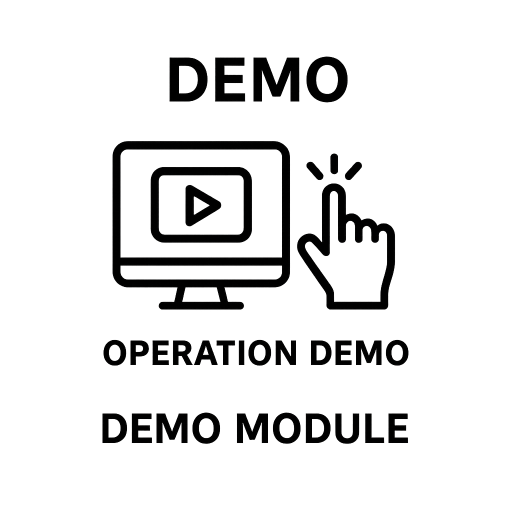
#> input picture static/images/demo.png, 1024 x 1024 px (shown at 1/2 size)
$ python 1.py
#> lines starting #> are read from the running program, lines starting #| are printed output that depends on the picture
import os
from PIL import Image

files_to_compress = [
    "demo.png", "120.png", "115.png", "decode.png", "evaluate.png",
    "simulate.png", "encode.png", "117.png", "114.png", "116.png",
    "113.png", "112.png"
]

def compress_png_keep_quality(input_path, output_path, target_min_kb=200, target_max_kb=300):
    """压缩 PNG，保持分辨率不变，仅减少颜色数，尽量控制在 200–300KB"""
#> called with input_path = 'static/images/demo.png', target_min_kb = 200, target_max_kb = 300
    img = Image.open(input_path)
#> img is the input picture: PIL image 1024x1024 RGBA; mean R, G, B, A 73.1, 72.9, 72.9, 25.8
    target_min, target_max = target_min_kb * 1024, target_max_kb * 1024

    colors = 256
    best_size = None

    while colors >= 16:
        paletted = img.convert("P", palette=Image.ADAPTIVE, colors=colors)
        paletted.save(output_path, format="PNG", optimize=True)
        size = os.path.getsize(output_path)

        if target_min <= size <= target_max:
            print(f"{os.path.basename(input_path)} -> {size/1024:.1f}KB (colors={colors})")
            return

        best_size = size
        colors //= 2  # 逐步减少颜色
#> this loop made 5 passes
#> pass 1, in compress_png_keep_quality, `paletted = img.convert("P", palette=Image.ADAPTIVE, colors=colors)`:
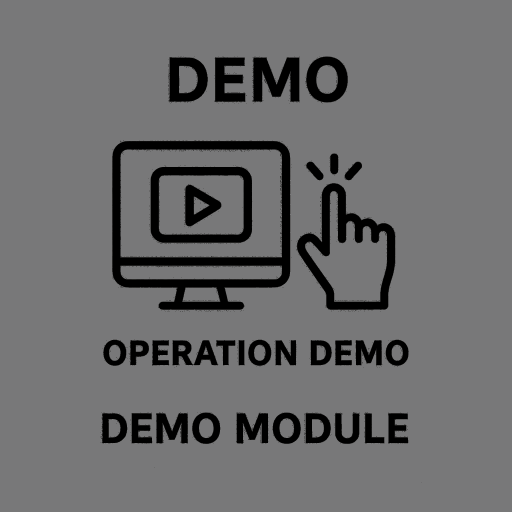
#> paletted: PIL image 1024x1024 P (shown at 1/2 size); mean R, G, B 107.2, 107.2, 108.1
#> after the loop, colors = 8

    print(f"{os.path.basename(input_path)} 最终 {best_size/1024:.1f}KB (colors={colors})")
#| demo.png 最终 16.1KB (colors=8)

# 批量执行（当前目录）
current_dir = os.getcwd()
output_dir = os.path.join(current_dir, "compressed_png")
os.makedirs(output_dir, exist_ok=True)

for fname in files_to_compress:
    in_path = os.path.join(current_dir, fname)
    if os.path.exists(in_path):
        out_name = os.path.splitext(fname)[0] + "_compressed.png"
        out_path = os.path.join(output_dir, out_name)
        compress_png_keep_quality(in_path, out_path, target_min_kb=200, target_max_kb=300)
    else:
        print(f"⚠️ 找不到文件: {fname}")
#> pass 2 of the loop `for fname in files_to_compress:`:
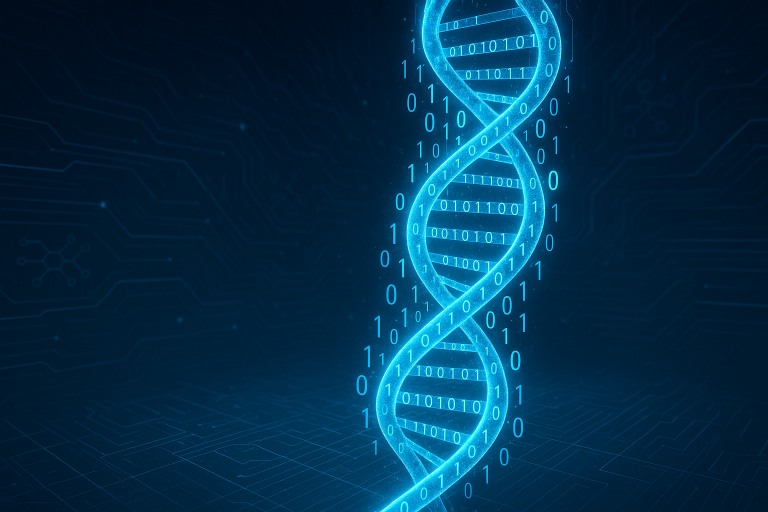
#> input picture static/images/120.png, 1536 x 1024 px (shown at 1/2 size)
#> in compress_png_keep_quality, img is the input picture: PIL image 1536x1024 RGB; mean R, G, B 2.2, 48.2, 76.1
#> the loop in compress_png_keep_quality, `while colors >= 16:` made 5 passes
#> (size, best_size) on passes 1 to 4: (1068143, 1068143), (884583, 884583), (675661, 675661), (462239, 462239)
#> (printed output is left out)
#> after the loop in compress_png_keep_quality, `while colors >= 16:`:
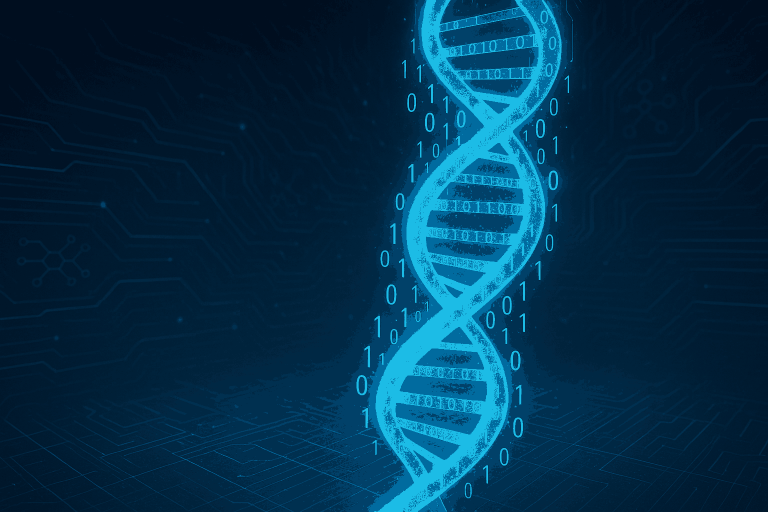
#> paletted: PIL image 1536x1024 P (shown at 1/2 size); mean R, G, B 2.1, 47.5, 75
#> after the loop in compress_png_keep_quality, `while colors >= 16:`: colors = 16
#> pass 3 of the loop `for fname in files_to_compress:`:
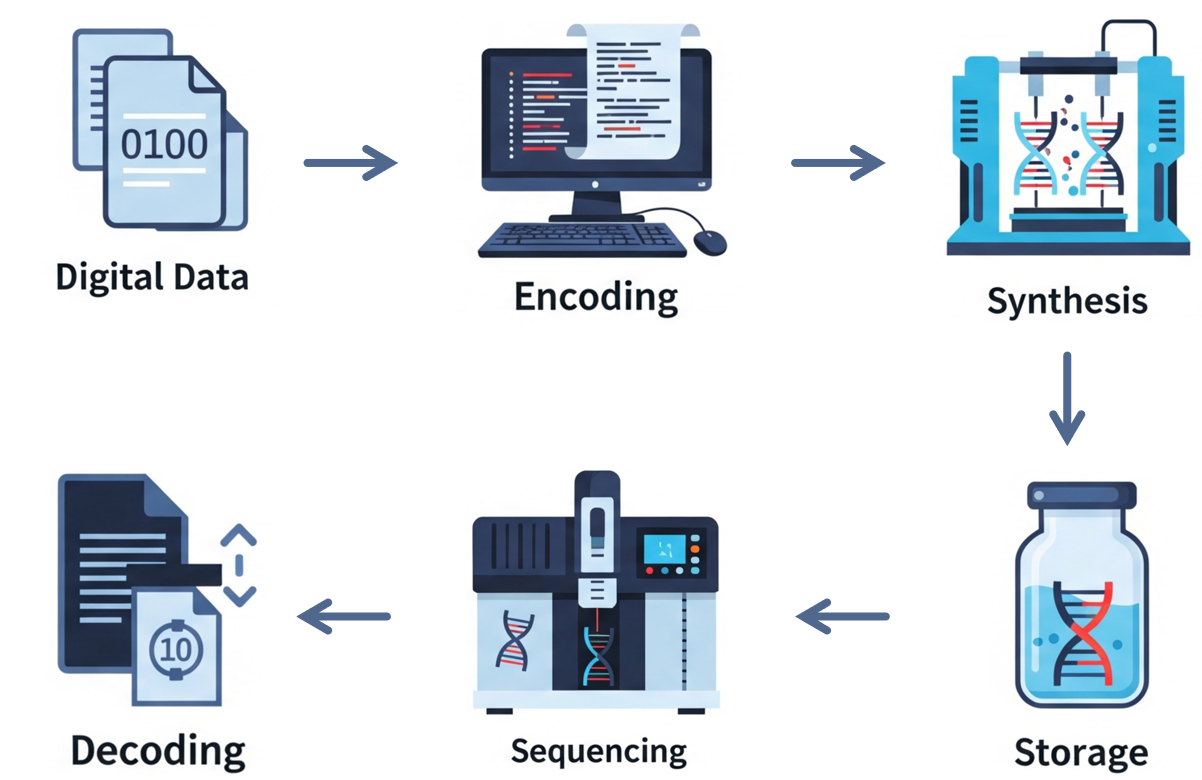
#> input picture static/images/115.png, 1202 x 780 px
#> in compress_png_keep_quality, img is the input picture: PIL image 1202x780 RGB; mean R, G, B 217.2, 224, 230.2
#> the loop in compress_png_keep_quality (call 3), `while colors >= 16:` made 5 passes
#> (size, best_size) on passes 1 to 5: (174674, 174674), (137834, 137834), (108802, 108802), (81679, 81679), (64129, 64129)
#> after the loop in compress_png_keep_quality (call 3), `while colors >= 16:`:
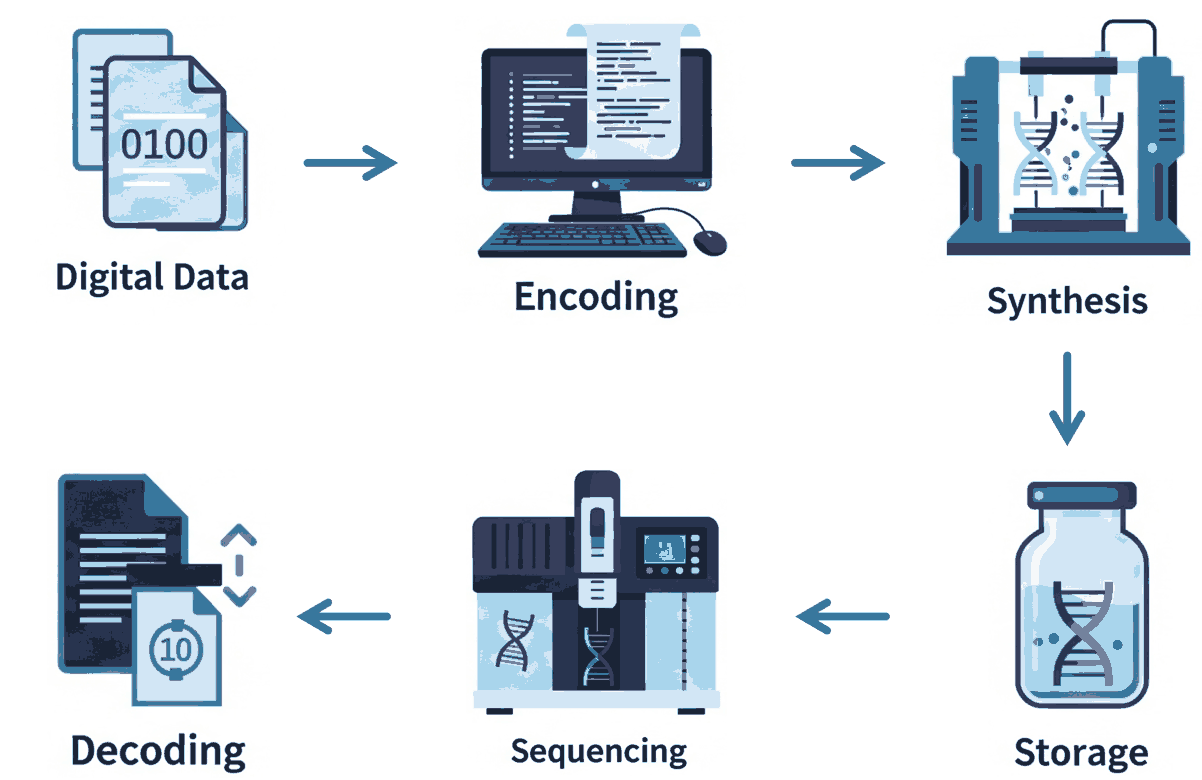
#> paletted: PIL image 1202x780 P; mean R, G, B 217, 223.5, 229.7
#> after the loop in compress_png_keep_quality (call 3), `while colors >= 16:`: colors = 8
#| 115.png 最终 62.6KB (colors=8)
#> the loop made 12 passes; the first 3 are shown
